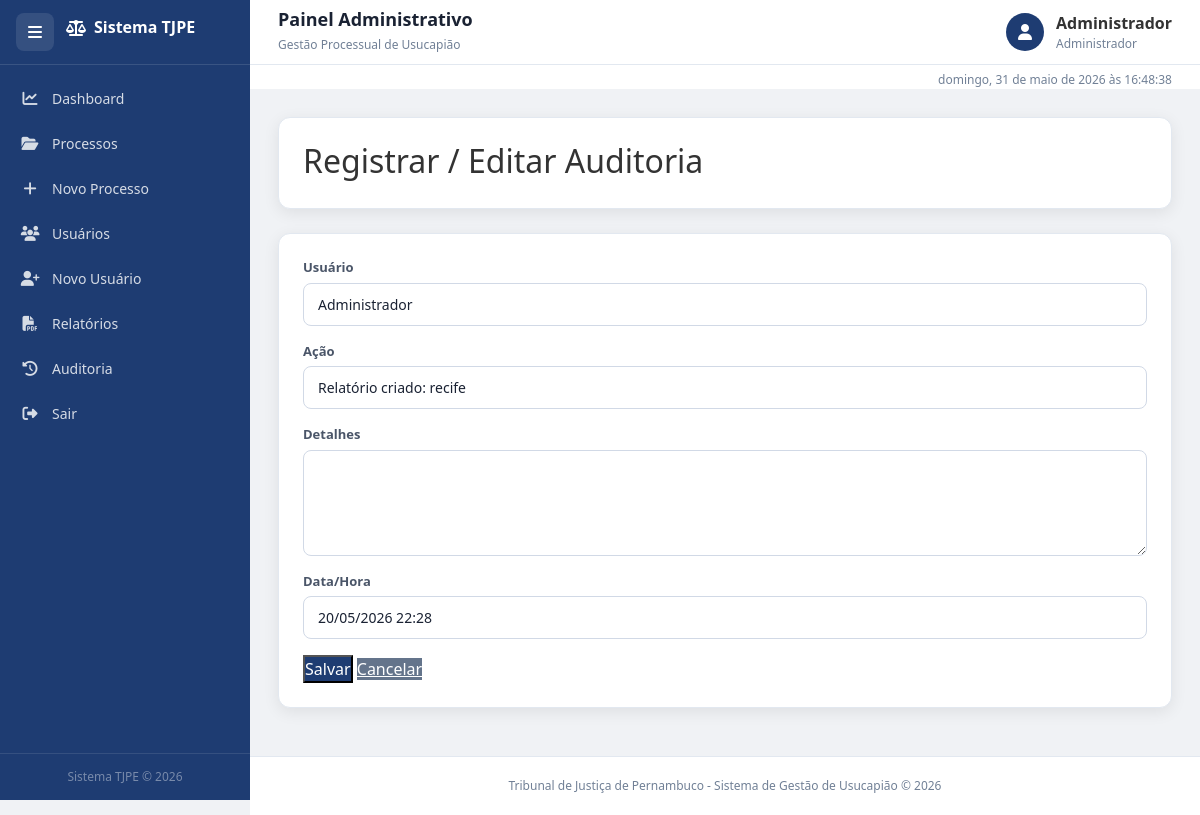
The app's page /auditoria/editar/26 (signed in) with its own data.
### tables this page shows
CREATE TABLE auditoria (
        id INTEGER PRIMARY KEY AUTOINCREMENT,
        acao TEXT,
        data TEXT
    , usuario TEXT, detalhes TEXT, data_hora TEXT);

### projeto_tj.py (the view, shortened to what this page needs)
@app.route("/auditoria/editar/<int:id>", methods=["GET", "POST"])
@login_required
@require_permission(["Administrador"])
def editar_auditoria(id):
    conn = get_db_connection()
    log = conn.execute("SELECT * FROM auditoria WHERE id = ?", (id,)).fetchone()
    if not log:
        conn.close()
        flash("Registro não encontrado.", "danger")
        return redirect(url_for("auditoria"))
    d = dict(log)
    log_norm = {
        "id": d.get("id"),
        "usuario": d.get("usuario") or "",
        "acao": d.get("acao") or "",
        "detalhes": d.get("detalhes") or "",
        "data_hora": d.get("data_hora") or d.get("data") or ""
    }
    conn.close()
    return render_template("auditoria_form.html", log=log_norm)

### projeto_tj.py (called while the page is built, shortened)
def get_db_connection():
    conn = sqlite3.connect(DATABASE)
    conn.row_factory = sqlite3.Row
    return conn

def login_required(f):
    @wraps(f)
    def decorated_function(*args, **kwargs):
        return f(*args, **kwargs)
    return decorated_function

def require_permission(perfis_permitidos):
    def decorator(f):
        @wraps(f)
        def decorated_function(*args, **kwargs):
            if "perfil" not in session or session["perfil"] not in perfis_permitidos:
                flash(
                    "Acesso negado. Permissão insuficiente.",
                    "danger"
                )
                return redirect(url_for("dashboard"))
            return f(*args, **kwargs)
        return decorated_function
    return decorator

### templates/auditoria_form.html
{% extends 'base.html' %}
{% block content %}
<div class="fade-in">
    <div class="card-box mb-4">
        <h2 class="mb-1">Registrar / Editar Auditoria</h2>
    </div>
    <div class="card-box">
        <form method="post">
            <div class="mb-3">
                <label class="form-label">Usuário</label>
                <input type="text" name="usuario" class="form-control" value="{{ log.usuario if log else session.usuario_nome }}">
            </div>
            <div class="mb-3">
                <label class="form-label">Ação</label>
                <input type="text" name="acao" class="form-control" value="{{ log.acao if log else '' }}" required>
            </div>
            <div class="mb-3">
                <label class="form-label">Detalhes</label>
                <textarea name="detalhes" class="form-control" rows="4">{{ log.detalhes if log else '' }}</textarea>
            </div>
            <div class="mb-3">
                <label class="form-label">Data/Hora</label>
                <input type="text" name="data_hora" class="form-control" value="{{ log.data_hora if log else '' }}">
            </div>
            <div>
                <button class="btn-primary">Salvar</button>
                <a href="/auditoria" class="btn-secondary">Cancelar</a>
            </div>
        </form>
    </div>
</div>
{% endblock %}

### templates/base.html (shortened to what this page needs)
<!DOCTYPE html>
<html lang="pt-br">
<head>
    <link
        href="https://cdn.jsdelivr.net/npm/bootstrap@5.3.3/dist/css/bootstrap.min.css"
        rel="stylesheet"
    >
    <link
        href="https://cdnjs.cloudflare.com/ajax/libs/font-awesome/6.5.1/css/all.min.css"
        rel="stylesheet"
    >
    <link
        rel="stylesheet"
        href="https://cdn.datatables.net/1.13.8/css/dataTables.bootstrap5.min.css"
    >
    <link
        rel="stylesheet"
        href="{{ url_for('static', filename='css/style.css') }}"
    >
</head>
<body>
<div class="layout">
    <aside
        class="sidebar"
        id="sidebar"
    >
        <div class="sidebar-header">
            <button
                class="menu-btn"
                id="menu-btn"
                data-tooltip="Expandir menu"
            >
                <i class="fa fa-bars"></i>
            </button>
            <h2 class="logo">
                <i class="fa fa-scale-balanced"></i>
                <span>
                    Sistema TJPE
                </span>
            </h2>
        </div>
        <ul class="menu-links">
            <li>
                <a href="{{ url_for('dashboard') }}">
                    <i class="fa fa-chart-line"></i>
                    <span>
                        Dashboard
                    </span>
                </a>
            </li>
            <li>
                <a href="{{ url_for('processos') }}">
                    <i class="fa fa-folder-open"></i>
                    <span>
                        Processos
                    </span>
                </a>
            </li>
            <li>
                <a href="{{ url_for('novo_processo') }}">
                    <i class="fa fa-plus"></i>
                    <span>
                        Novo Processo
                    </span>
                </a>
            </li>
            <li>
                <a href="{{ url_for('usuarios') }}">
                    <i class="fa fa-users"></i>
                    <span>
                        Usuários
                    </span>
                </a>
            </li>
            <li>
                <a href="{{ url_for('novo_usuario') }}">
                    <i class="fa fa-user-plus"></i>
                    <span>
                        Novo Usuário
                    </span>
                </a>
            </li>
            <li>
                <a href="{{ url_for('relatorios') }}">
                    <i class="fa fa-file-pdf"></i>
                    <span>
                        Relatórios
                    </span>
                </a>
            </li>
            <li>
                <a href="{{ url_for('auditoria') }}">
                    <i class="fa fa-clock-rotate-left"></i>
                    <span>
                        Auditoria
                    </span>
                </a>
            </li>
            <li>
                <a href="{{ url_for('logout') }}">
                    <i class="fa fa-right-from-bracket"></i>
                    <span>
                        Sair
                    </span>
                </a>
            </li>
        </ul>
        <div class="sidebar-footer">
            <small>
                Sistema TJPE © 2026
            </small>
        </div>
    </aside>
    <main
        class="main-content"
        id="main-content"
    >
        <div class="topbar">
            <div>
                <h3 class="page-title">
                    {% block page_title %}
                        Painel Administrativo
                    {% endblock %}
                </h3>
                <small class="text-muted">
                    Gestão Processual de Usucapião
                </small>
            </div>
            <div class="topbar-user">
                <div class="user-avatar">
                    <i class="fa fa-user"></i>
                </div>
                <div>
                    <strong>
                        {{ session.get('usuario_nome', 'Usuário') }}
                    </strong>
                    <small class="d-block text-muted">
                        {{ session.get('perfil', 'Perfil') }}
                    </small>
                </div>
            </div>
        </div>
        <div id="relogio"></div>
        <div class="content-area">
            {% block content %}
            {% endblock %}
        </div>
        <div class="footer">
            Tribunal de Justiça de Pernambuco -
            Sistema de Gestão de Usucapião © 2026
        </div>
    </main>
</div>
</body>
</html>

### static/css/style.css (style rules this page uses)
*, *::before, *::after { box-sizing: border-box; margin: 0; padding: 0; }
html, body { height: 100%; font-family: "Segoe UI", Tahoma, Geneva, Verdana, sans-serif; background: #f0f2f5; color: #333; overflow-x: hidden; scroll-behavior: smooth; }
:root { --sidebar-w: 250px; --sidebar-collapsed: 72px; --topbar-h: 65px; --azul: #1e3c72; --azul2: #2a5298; --azul3: #3a6abf; --branco: #ffffff; --cinza-bg: #f0f2f5; --borda: #e2e8f0; --texto: #1a2233; --texto2: #4a5568; --texto3: #718096; --verde: #2ecc71; --vermelho: #e74c3c; --laranja: #f39c12; --azul-info: #3498db; --radius: 12px; --shadow: 0 4px 16px rgba(0,0,0,0.08); --transition: 0.28s ease; }
.layout { display: flex; min-height: 100vh; }
.sidebar { width: var(--sidebar-w); min-height: 100vh; background: var(--azul); color: #fff; display: flex; flex-direction: column; position: fixed; top: 0; left: 0; z-index: 1000; transition: width var(--transition); overflow: hidden; overflow-y: auto; }
.sidebar-header { display: flex; align-items: center; gap: 12px; padding: 0 16px; height: var(--topbar-h); border-bottom: 1px solid rgba(255,255,255,0.12); flex-shrink: 0; white-space: nowrap; overflow: hidden; }
.menu-btn { background: rgba(255,255,255,0.1); color: white; border: none; width: 38px; height: 38px; border-radius: 8px; cursor: pointer; font-size: 16px; display: flex; align-items: center; justify-content: center; flex-shrink: 0; transition: background var(--transition); }
.logo { font-size: 16px; font-weight: 700; white-space: nowrap; overflow: hidden; display: flex; align-items: center; gap: 8px; transition: opacity var(--transition); }
.menu-links { list-style: none; padding: 12px 8px; flex: 1; }
.menu-links li a { display: flex; align-items: center; gap: 12px; padding: 11px 12px; color: rgba(255,255,255,0.82); text-decoration: none; border-radius: 8px; font-size: 14px; white-space: nowrap; overflow: hidden; transition: background var(--transition), color var(--transition); margin-bottom: 2px; }
.menu-links li a i { width: 20px; text-align: center; font-size: 15px; flex-shrink: 0; }
.menu-links li a span { transition: opacity var(--transition); overflow: hidden; }
.sidebar-footer { padding: 14px 16px; border-top: 1px solid rgba(255,255,255,0.1); font-size: 11px; color: rgba(255,255,255,0.4); white-space: nowrap; overflow: hidden; text-align: center; }
.main-content { margin-left: var(--sidebar-w); flex: 1; display: flex; flex-direction: column; min-height: 100vh; transition: margin-left var(--transition); align-items: stretch; }
.topbar { height: var(--topbar-h); background: var(--branco); border-bottom: 1px solid var(--borda); display: flex; align-items: center; justify-content: space-between; padding: 0 28px; position: sticky; top: 0; z-index: 900; }
.page-title { font-size: 18px; font-weight: 600; color: var(--texto); margin: 0; }
.topbar-user { display: flex; align-items: center; gap: 12px; }
.user-avatar { width: 38px; height: 38px; border-radius: 50%; background: var(--azul); color: #fff; display: flex; align-items: center; justify-content: center; font-size: 16px; }
#relogio { font-size: 12px; color: var(--texto3); text-align: right; padding: 6px 28px 0; background: var(--branco); }
.content-area { flex: 1; padding: 28px; width: 100%; max-width: 1300px; margin: 0 auto; }
.card-box { background: var(--branco); border-radius: var(--radius); box-shadow: var(--shadow); padding: 24px; margin-bottom: 20px; border: 1px solid var(--borda); }
.btn-primary { background: var(--azul); color: #fff; }
.btn-secondary { background: #64748b; color: #fff; }
label.form-label { display: block; font-size: 13px; font-weight: 600; color: var(--texto2); margin-bottom: 5px; }
input.form-control, select.form-select, textarea.form-control { width: 100%; padding: 10px 14px; border: 1px solid #d1d9e6; border-radius: 8px; font-size: 14px; color: var(--texto); background: var(--branco); transition: border 0.15s, box-shadow 0.15s; margin-bottom: 0; height: auto; }
.footer { text-align: center; color: var(--texto3); font-size: 12px; padding: 20px; border-top: 1px solid var(--borda); background: var(--branco); margin-top: auto; }
.fade-in { animation: fadeIn .4s ease; }
.mb-1 { margin-bottom: 4px; }
.mb-3 { margin-bottom: 12px; }
.mb-4 { margin-bottom: 16px; }
.text-muted { color: var(--texto3) !important; }
.d-block { display: block; }
strong { font-weight: 600; }
small { font-size: 12px; }

### records on screen
auditoria: get "Administrador", usuario "Administrador", acao "Relatório criado: recife", data_hora "20/05/2026 22:28"
